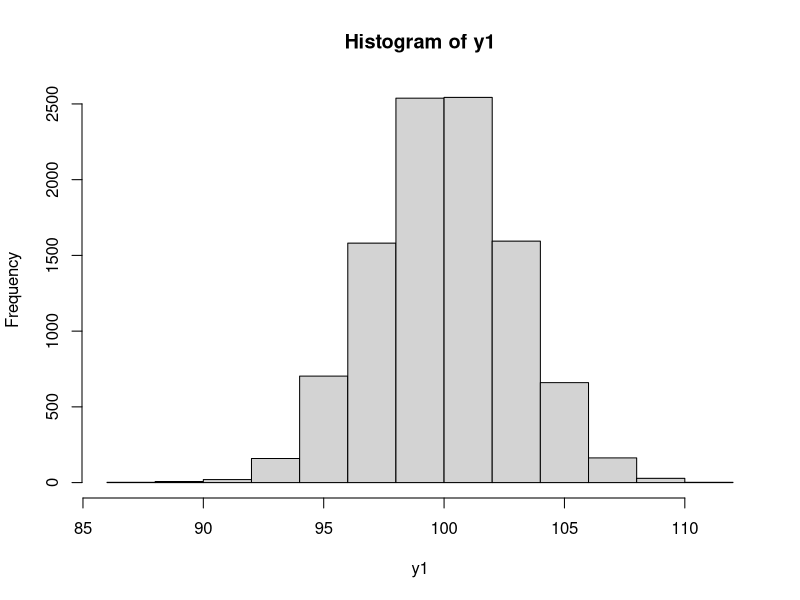
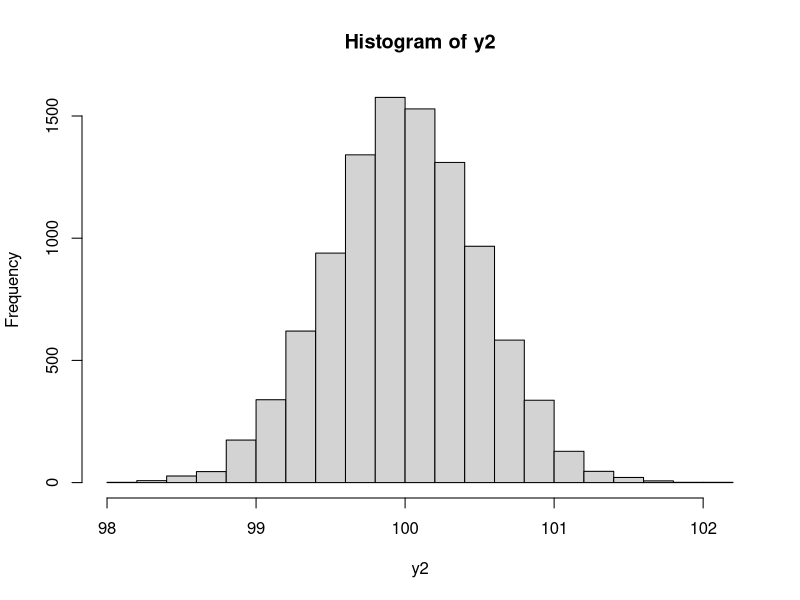
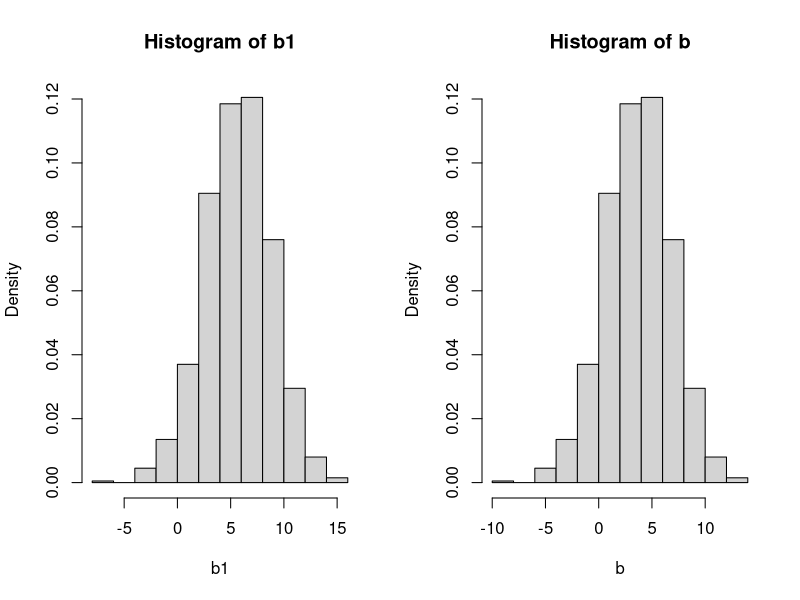
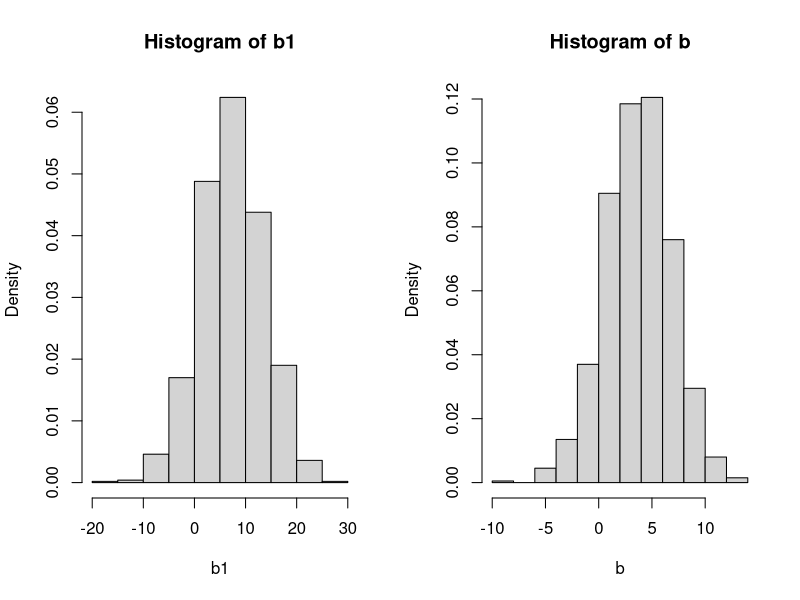
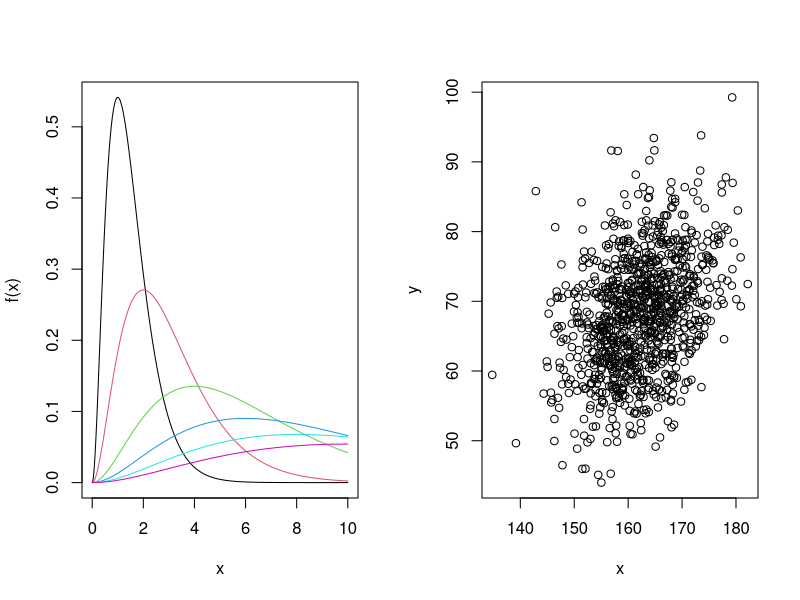
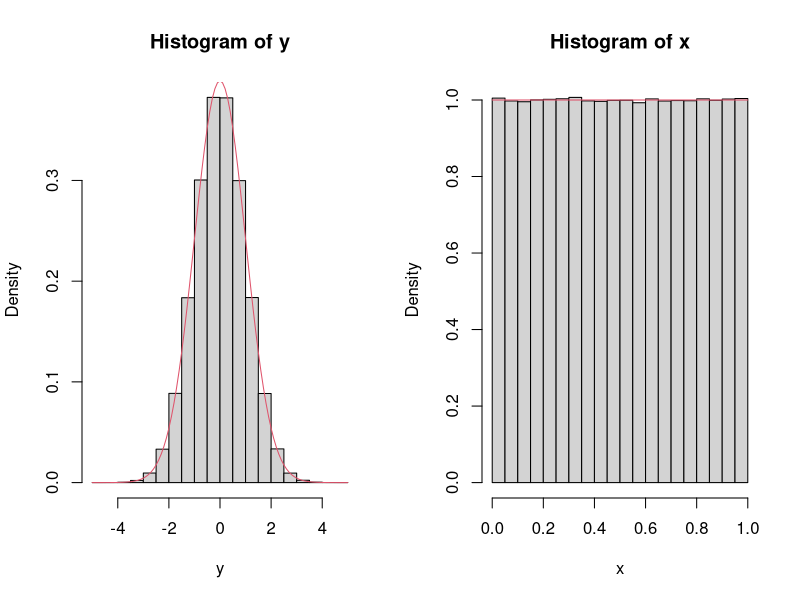
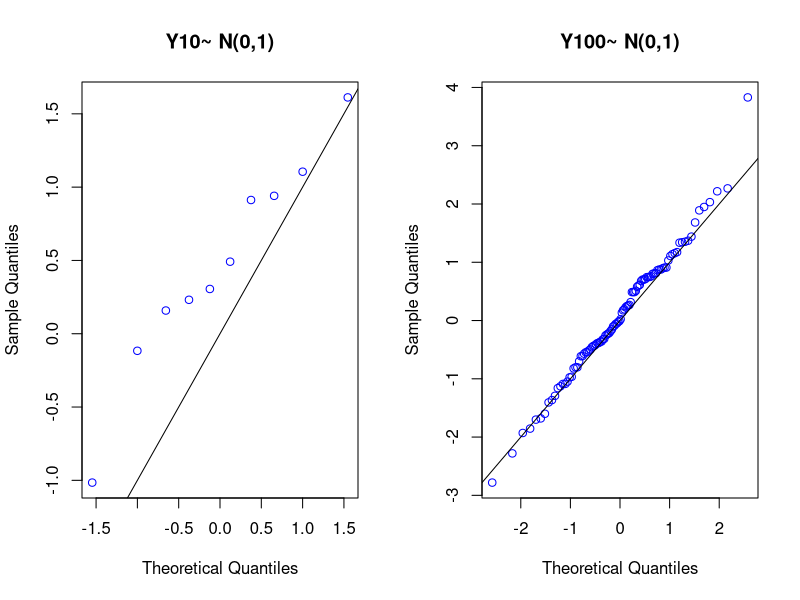
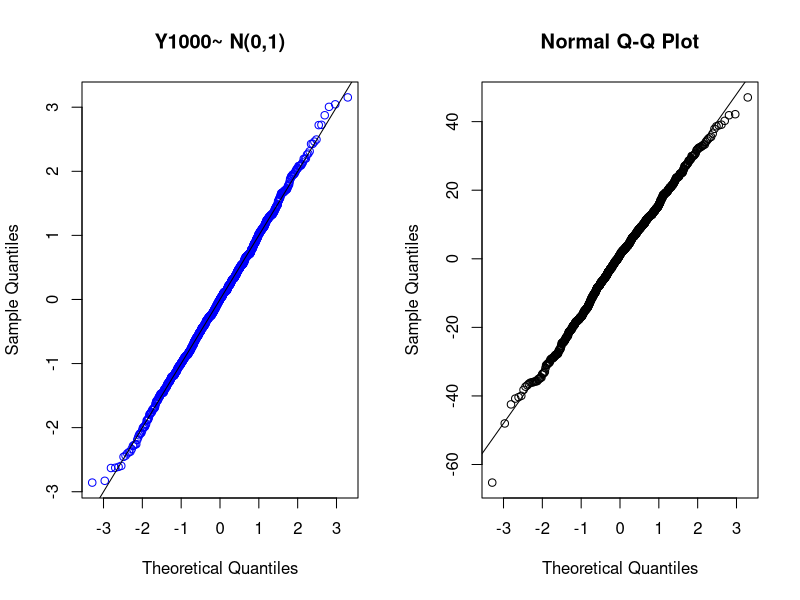

Reproduce these figures in R, in order.
## ---- chunk 1
knitr::opts_chunk$set(echo = TRUE)
## ---- chunk 2
randomSample <- 10000
y1 <- y2 <- rep(NA,randomSample)

for (i in 1:randomSample) {
  y1[i] <- mean(rnorm(30,100,16))
  y2[i] <- mean(rnorm(1000,100,16))
}
mean(y1);sd(y1);hist(y1)
mean(y2);sd(y2);hist(y2)
## ---- chunk 3
16/sqrt(30)
16/sqrt(1000)

## ---- chunk 4
#Create a sample with pdf N(4,3)
b <- rnorm(n=1000,4,3)
#Evaluate the mean and variance 
mean=mean(b)
var=var(b)
#Adds c=2 to each element of the sample 
c=2
b1=b+c
#Compare the mean and variance (since the standard deviation is the square of the variance) 
mean1=mean(b1)
var1=var(b1)
mean+c==mean1
var==var
par(mfrow=c(1,2))
hist(b1,freq = F)
hist(b,freq = F)

#multiply the valuse by c=2
b1=c*b
#Compare the mean and variance  
mean1=mean(b1)
var1=var(b1)
mean1==mean*c
var1==c**2*var
par(mfrow=c(1,2))
hist(b1,freq = F)
hist(b,freq = F)
## ---- chunk 5
y = rgamma(n=2, shape=2)
x = log(y)

median(x); log(median(y))
## ---- chunk 6
o <- 365
pr <- 1/365
res <- 1
for (i in 1:23 ) {
  res = res * pr * o 
  cat(i, " -- ",1 - res)
  print(' ')
  o = o - 1
  
}
#same result with pbirthday function
#for (i in 1:50 ) {
#  cat(" - it",i, "with p:",1 - pbirthday(i))}
## ---- chunk 7
ind<-0;iter<- 100000
for(i in 1:iter){
  s<-sample(1:365,50,replace=TRUE);d<- unique(s)
  ind<-ind+as.numeric(length(d)!=length(s)) }
ind/iter
## ---- chunk 8
y <- rbinom(10000000,3,0.50) #the following simulate 10000000 times the no. of successes in 3 trials.
head(y, 10)
mean(y)
sd(y)

rbinom(1,30000000,0.50)/10000000 #this simulate what the exercise is asking to do.
## ---- chunk 9
x = c(10, 8, 14, 7, 21, 44, 60)
mean(x); var(x)
## ---- chunk 10
#Evaluating the proportion of not admitted students using the comulative distribution function 
A_not_admitted=pnorm(400,mean=500,sd=100)
B_not_admitted=pnorm(400,mean=450,sd=100)
#This are the value of the proportion in % of the not admetted students 
A_not_admitted
B_not_admitted
#-------------------------------------------
#Since the total namber of student in each group it's the same we can evaluate the 
#propotion of not admitted student of group B among all the non admetted student like this: 
B_not_admitted/(A_not_admitted+B_not_admitted)
#-----------------------------------------------------
#Here we show that decreasing the threshold of the exam 
#the proportion of non admetted student coming from group B increase 
A_not_admitted=pnorm(300,mean=500,sd=100)
B_not_admitted=pnorm(300,mean=450,sd=100)
B_not_admitted/(A_not_admitted+B_not_admitted)

## ---- chunk 11
xx <- seq (0,10, l = 1000)
plot(xx, dgamma(xx, shape = 3, scale = .5), xlab ="x", ylab ="f(x)", type ="l")
lines(xx, dgamma(xx, shape = 3, scale = 1), col = 2)
lines(xx, dgamma(xx, shape = 3, scale = 2), col = 3)
lines(xx,  dgamma(xx, shape = 3, scale = 3), col = 4)
lines(xx,  dgamma(xx, shape = 3, scale = 4), col = 5)
lines(xx,  dgamma(xx, shape = 3, scale = 5), col = 6)

## ---- chunk 12
x = rnorm(n=1000, mean=162, sd=7)
y = rnorm(n=1000, mean=3+0.4*x, sd=8)
plot(x, y)
## ---- chunk 13
mean(x); mean(y); sd(x); sd(y)
## ---- chunk 14
cor(x, y)
## ---- chunk 15
#Generating a sample of one million of variable with standard normal distribution 
y=rnorm(1000000,mean=0,sd=1)
#Generating the sample of one million of random variable x that correspond to the cdf evaluated on y 
x=pnorm(y,mean=0,sd=1)
#Comparign the histogram of the two samples
par(mfrow=c(1,2))
hist(y,freq = F)
curve(dnorm(x, mean=0, sd=1), add=TRUE, lty=1, col=2) 
hist(x,freq = F)
curve(dunif(x), add=TRUE, lty=1, col=2) 
## ---- chunk 16
Y10 <-rnorm(10)
Y100 <-rnorm(100)
Y1000 <-rnorm(1000)

qqnorm(Y10,col='blue',main='Y10~ N(0,1)'); abline(0,1)
qqnorm(Y100,col='blue',main='Y100~ N(0,1)'); abline(0,1)
qqnorm(Y1000,col='blue',main='Y1000~ N(0,1)'); abline(0,1)
## ---- chunk 17
yb <- rnorm(1000, 0, 16)
qqnorm(yb)
abline(0,16)
## ---- chunk 18
ye <- rexp(1000)

qqnorm(ye,col='blue', main='Y3 ~ exp(1)') 
## ---- chunk 19
yu <- runif(1000)

qqnorm(yu, col='blue', main='Y4 ~ uniform(0,1)')  
## ---- chunk 20
yu <- runif(1000)
n=1000
q=qunif(c(1:n)/(n+1))
yu=sort(yu)
plot(q,yu)

## ---- chunk 21
n <- 100000; z <- rnorm(n)
zneg <- 0; j <- 1

system.time( #time the original code
  for (i in 1:n) {
    if (z[i]<0) {
      zneg[j] <- z[i]
      j <- j + 1
    }
  }
)
## ---- chunk 22
system.time(
  opt_zneg <- z[z<0] #rewritten code
)
## ---- chunk 23
all(zneg == opt_zneg)
## ---- chunk 24
#defining cdf function
cdf <- function(x){
  n<- 1000 # number of samples in measurements
  x_m <- rnorm(n,0,n/2) #generate set of measurements
  x_m <- sort(x_m) #sort measurements
  cdf <- c() #initialize vector for cdf
  
  for (i in 1:length(x)){
    j <- 1 #initialize the variable to count #(x_m[j]<x[i])
    while((x_m[j]<x[i])&& (j-1)<length(x_m)){
      j <- j+1  #increase j in case x_m[j]<x[i]
    }
    cdf <- c(cdf, ((j-1)/length(x_m))) #add cdf of x[i]
  }
  
  #print cdf of each corresponding x
  print("Corresponding c.d.f.")
  print(cdf)
    
}
#end of function

#generate observations
n<- 20
m <- 0
x<- rnorm(n,m,n)
print("observed values")
print(x)

#calling the function
cdf(x)

## ---- chunk 25
cdf <- function(x,plot.cdf){
  n<- 1000 # number of samples
  x_m <- rnorm(n,0,n/2) #generate set of measurements
  x_m <- sort(x_m) #sort measurements
  cdf <- c() #initialize vector for cdf
  
  for (i in 1:length(x)){
    j <- 1
    while((x_m[j]<x[i])&& (j-1)<length(x_m)){
      j <- j+1      
    }
    cdf <- c(cdf, ((j-1)/length(x_m)))
  }
  
  #print cdf of each corresponding x
  print("Corresponding c.d.f.")
  print(cdf)
  
  
    
    #for plotting cdf in the form of steps
    if(plot.cdf == TRUE){
      
      x<-sort(x)
      cdf<- sort(cdf)
      plot(x,cdf,type='s',xlab="Observed values", ylab = "c.d.f.")
    }
    
    
}

#generate observations
n<- 20
m <- 0
x<- rnorm(n,m,n)
print("observed values")
print(x)
plot.cdf <- TRUE

#calling the function
cdf(x,plot.cdf)
